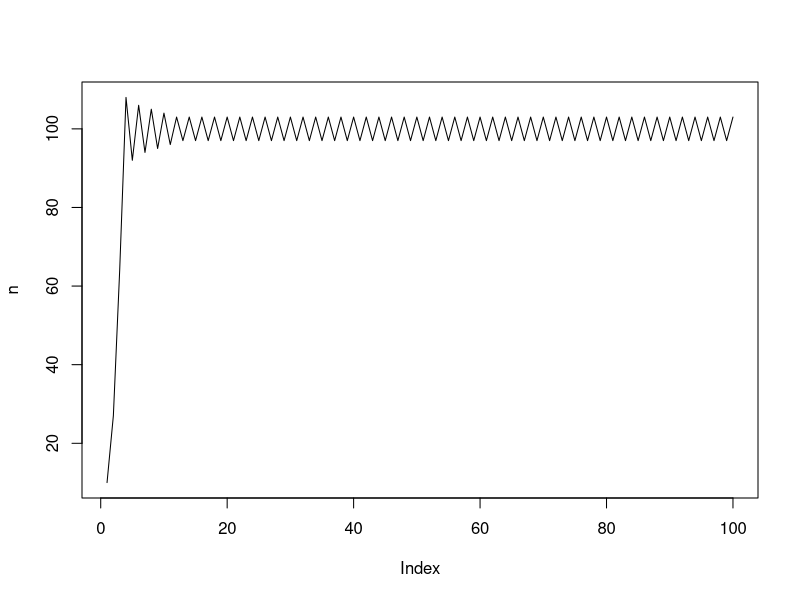
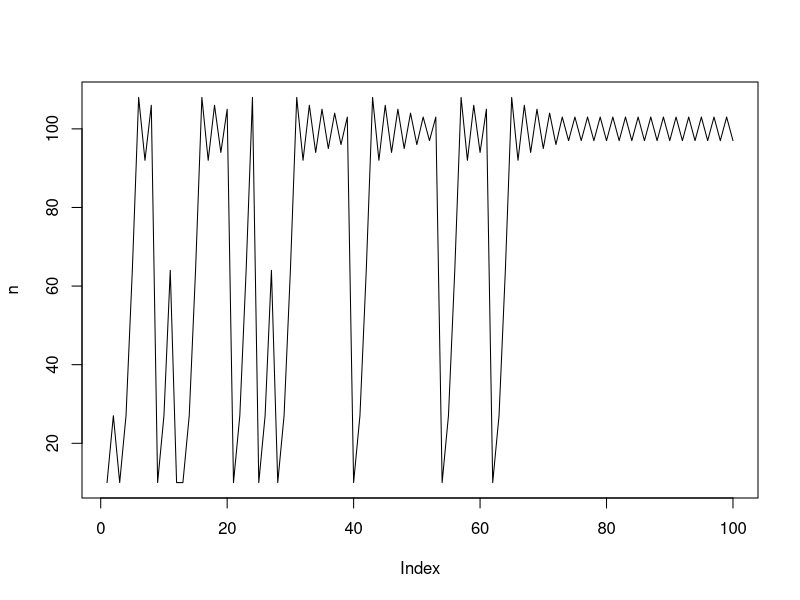
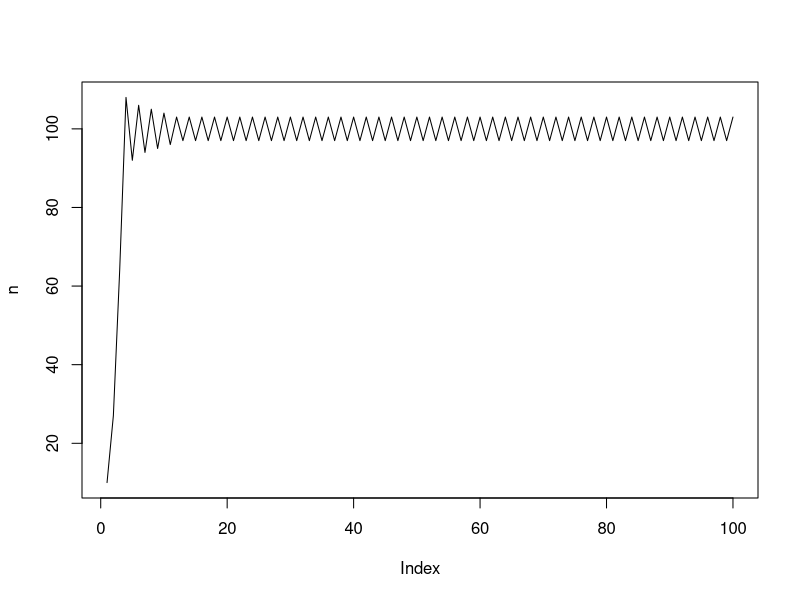

Source code (R) for these figures, in order:
##### Answer to Exercise 1 ####

r <- 0.6
K <- 100
n0 <- 10

n1 <- round(n0 + r*n0*(1 - n0 / K))
n2 <- round(n1 + r*n1*(1 - n1 / K))

# Print varial
n0
n1
n2


# Bonus
paste("n2 more than 20: ", n2 > 20)
paste("n2 is an integer: ", is.integer(n2))


#### Answer to Exercise 2 ####

r <- 0.6
K <- 100
n <- numeric()
n <- c(n, 10)  # Append n in the first location

n <- c(n, round(n[1] + r*n[1]*(1 - n[1]/K)))  # Append 
n <- c(n, round(n[2] + r*n[2]*(1 - n[2]/K)))  # Append
n <- c(n, round(n[3] + r*n[3]*(1 - n[3]/K)))  # Append

# Print
n
paste("Grew by a factor of", n[4]/n[1])


#### Answer to Exercise 3 ####

r <- 0.6
K <- 100
n <- array(NA, dim=100)
n[1] <- 10

n[2] <- round(n[1] + r*n[1]*(1 - n[1]/K))
n[3] <- round(n[1] + r*n[2]*(1 - n[2]/K))
n[4] <- round(n[2] + r*n[3]*(1 - n[3]/K))

# Print n
n

t <- seq(0, 24.75, length=100)
t

n[t == 0.5]

#### Answer to Exercise 4 ####

r <- 1.9
K <- 100
n <- array(NA, dim=100)
n[1] <- 10

steps <- 2:100
for(i in steps){
  n[i] = round(n[i-1] + r*n[i-1]*(1 - n[i-1]/K))
}

plot(n, type='l')

#### Answer to Exercise 5 #####

# Set up initial parameters
r <- 1.9
K <- 100
n <- array(NA, dim=100)
n[1] <- 10

steps <- 2:100
for(i in steps){
  cata <- (runif(1) < 0.1)
  
  if(cata){
    # Catastrophe occurs
    n[i] = n[1]
  } else{
    # Catastrophe doesn't occur
    n[i] = round(n[i-1] + r*n[i-1]*(1 - n[i-1]/K))
  }
}

plot(n, type='l')

paste('Population was above 50 in', sum(n > 50), 'out of 100 steps')

#### Answer to Exercise 6 #####

# Set up initial parameters

grow_one_step <- function(n, r, K){
  
  # Function to grow a step following logistic growth
  return(round(n + r*n*(1 - n/K)))
}

logistic_growth <- function(r, K, n0, p=0.1){
  
  # Logistic growth function that takes in three parameters: 
  # r : Per capita growth rate
  # K : Carrying Capacity
  # n0 : Initial population size
  # p: probability of a catastrophe
  # Returns a population trajectory over 100 time steps
  
  n <- array(NA, dim=100)
  n[1] <- n0

  steps <- 2:100
  
  for(i in steps){
    cata <- (runif(1) < p)
    
    if(cata){
      # Catastrophe occurs
      n[i] = n[1]
    } else{
      # Catastrophe doesn't occur
      n[i] = grow_one_step(n[i - 1], r, K)
      
      #n[i] = round(n[i-1] + r*n[i-1]*(1 - n[i-1]/K)) 
    }
  }
  
  return(n)
}

n <- logistic_growth(1.9, 100, 10, p=0.01)
plot(n, type='l')